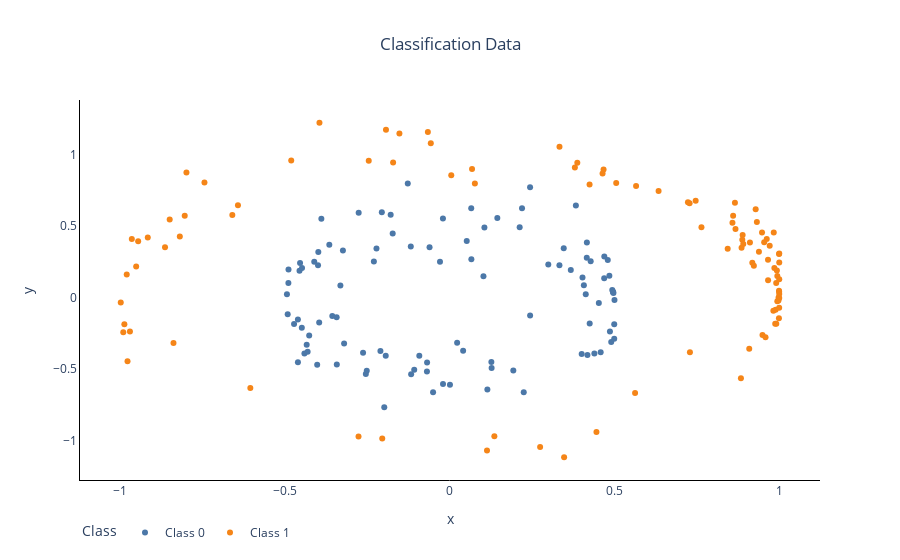

Notebook source saved alongside this figure:
### Code cell
fig = go.Figure(data = [go.Scatter(x = x_inner[sorter_inner], 
                             y = y_inner[sorter_inner], 
                             mode = "markers",
                             name = "Class 0"),
                        go.Scatter(x = x_outer[sorter_outer], 
                             y = y_outer[sorter_outer], 
                             name = "Class 1",
                             mode = "markers")],
                layout = go.Layout(title = "Classification Data",
                                   xaxis = {"title": "x"},
                                   yaxis = {"title": "y"},
                                   legend = {"title": "Class",
                                             "orientation": "h"})
                )

format_fig(fig).show()
